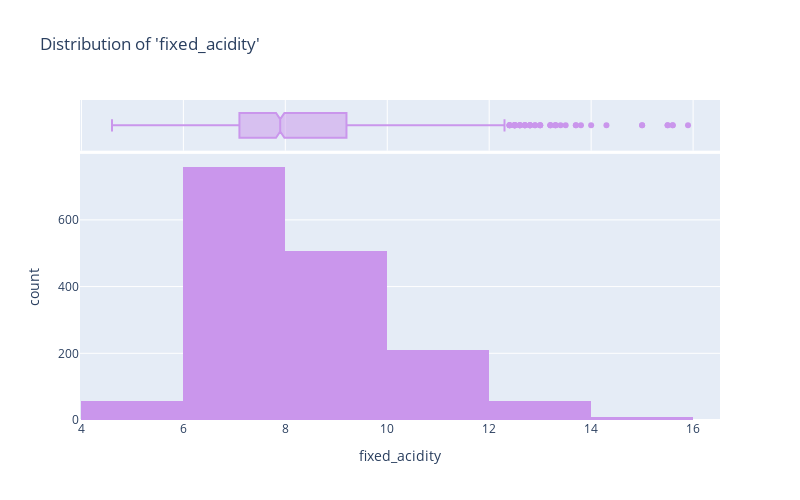
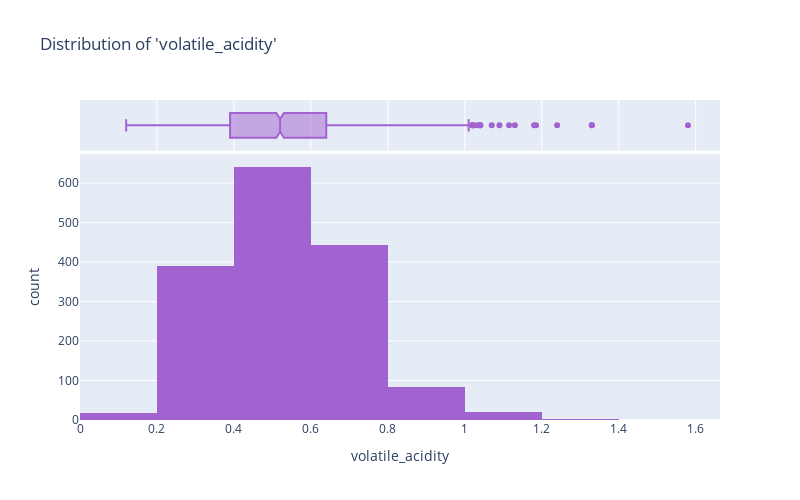
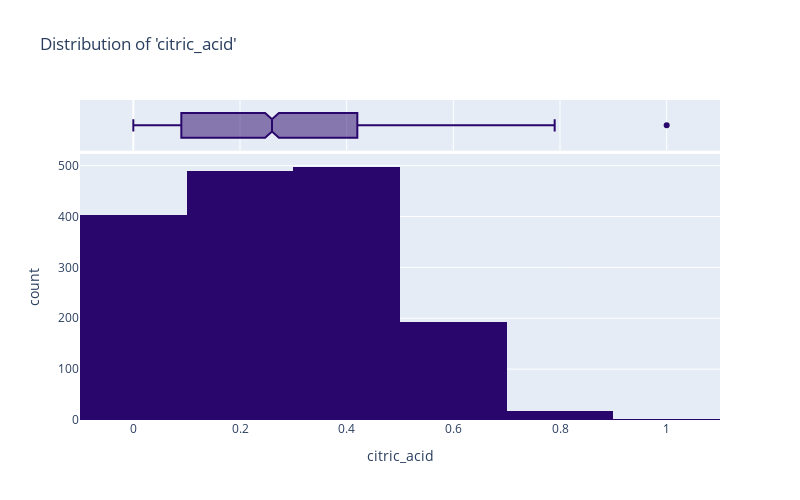

Write notebook code for charts like these, in order.
### Code cell
fig = px.histogram(ds, x="fixed_acidity", nbins=10, color_discrete_sequence=["#CA96EC"], marginal="box", title="Distribution of 'fixed_acidity'")
fig.update_layout(height=500, width=800)
fig.show()

fig = px.histogram(ds, x="volatile_acidity", nbins=10, color_discrete_sequence=["#A163CF"], marginal="box", title="Distribution of 'volatile_acidity'")
fig.update_layout(height=500, width=800)
fig.show()

fig = px.histogram(ds, x="citric_acid", nbins=10, color_discrete_sequence=["#29066B"], marginal="box", title="Distribution of 'citric_acid'")
fig.update_layout(height=500, width=800)
fig.show()

### Figure 1 — Plotly figure (JSON) as saved in the notebook; plotly's stock layout.template omitted (floating-point values rounded to 4 significant figures; data arrays with more than 128 entries replaced by an {"elided": "..."} marker saying what was removed)
{"data": [{"alignmentgroup": "True", "bingroup": "x", "hovertemplate": "fixed_acidity=%{x}<br>count=%{y}<extra></extra>", "legendgroup": "", "marker": {"color": "#CA96EC", "pattern": {"shape": ""}}, "name": "", "nbinsx": 10, "offsetgroup": "", "orientation": "v", "showlegend": false, "type": "histogram", "x": {"elided": "1599 float values"}, "xaxis": "x", "yaxis": "y"}, {"alignmentgroup": "True", "hovertemplate": "fixed_acidity=%{x}<extra></extra>", "legendgroup": "", "marker": {"color": "#CA96EC"}, "name": "", "notched": true, "offsetgroup": "", "showlegend": false, "type": "box", "x": {"elided": "1599 float values"}, "xaxis": "x2", "yaxis": "y2"}], "layout": {"barmode": "relative", "height": 500, "legend": {"tracegroupgap": 0}, "title": {"text": "Distribution of 'fixed_acidity'"}, "width": 800, "xaxis": {"anchor": "y", "domain": [0, 1], "title": {"text": "fixed_acidity"}}, "xaxis2": {"anchor": "y2", "domain": [0, 1], "matches": "x", "showgrid": true, "showticklabels": false}, "yaxis": {"anchor": "x", "domain": [0, 0.8316], "title": {"text": "count"}}, "yaxis2": {"anchor": "x2", "domain": [0.8416, 1], "matches": "y2", "showgrid": false, "showline": false, "showticklabels": false, "ticks": ""}}}

### Figure 2 — Plotly figure (JSON) as saved in the notebook; plotly's stock layout.template omitted (floating-point values rounded to 4 significant figures; data arrays with more than 128 entries replaced by an {"elided": "..."} marker saying what was removed)
{"data": [{"alignmentgroup": "True", "bingroup": "x", "hovertemplate": "volatile_acidity=%{x}<br>count=%{y}<extra></extra>", "legendgroup": "", "marker": {"color": "#A163CF", "pattern": {"shape": ""}}, "name": "", "nbinsx": 10, "offsetgroup": "", "orientation": "v", "showlegend": false, "type": "histogram", "x": {"elided": "1599 float values"}, "xaxis": "x", "yaxis": "y"}, {"alignmentgroup": "True", "hovertemplate": "volatile_acidity=%{x}<extra></extra>", "legendgroup": "", "marker": {"color": "#A163CF"}, "name": "", "notched": true, "offsetgroup": "", "showlegend": false, "type": "box", "x": {"elided": "1599 float values"}, "xaxis": "x2", "yaxis": "y2"}], "layout": {"barmode": "relative", "height": 500, "legend": {"tracegroupgap": 0}, "title": {"text": "Distribution of 'volatile_acidity'"}, "width": 800, "xaxis": {"anchor": "y", "domain": [0, 1], "title": {"text": "volatile_acidity"}}, "xaxis2": {"anchor": "y2", "domain": [0, 1], "matches": "x", "showgrid": true, "showticklabels": false}, "yaxis": {"anchor": "x", "domain": [0, 0.8316], "title": {"text": "count"}}, "yaxis2": {"anchor": "x2", "domain": [0.8416, 1], "matches": "y2", "showgrid": false, "showline": false, "showticklabels": false, "ticks": ""}}}

### Figure 3 — Plotly figure (JSON) as saved in the notebook; plotly's stock layout.template omitted (floating-point values rounded to 4 significant figures; data arrays with more than 128 entries replaced by an {"elided": "..."} marker saying what was removed)
{"data": [{"alignmentgroup": "True", "bingroup": "x", "hovertemplate": "citric_acid=%{x}<br>count=%{y}<extra></extra>", "legendgroup": "", "marker": {"color": "#29066B", "pattern": {"shape": ""}}, "name": "", "nbinsx": 10, "offsetgroup": "", "orientation": "v", "showlegend": false, "type": "histogram", "x": {"elided": "1599 float values"}, "xaxis": "x", "yaxis": "y"}, {"alignmentgroup": "True", "hovertemplate": "citric_acid=%{x}<extra></extra>", "legendgroup": "", "marker": {"color": "#29066B"}, "name": "", "notched": true, "offsetgroup": "", "showlegend": false, "type": "box", "x": {"elided": "1599 float values"}, "xaxis": "x2", "yaxis": "y2"}], "layout": {"barmode": "relative", "height": 500, "legend": {"tracegroupgap": 0}, "title": {"text": "Distribution of 'citric_acid'"}, "width": 800, "xaxis": {"anchor": "y", "domain": [0, 1], "title": {"text": "citric_acid"}}, "xaxis2": {"anchor": "y2", "domain": [0, 1], "matches": "x", "showgrid": true, "showticklabels": false}, "yaxis": {"anchor": "x", "domain": [0, 0.8316], "title": {"text": "count"}}, "yaxis2": {"anchor": "x2", "domain": [0.8416, 1], "matches": "y2", "showgrid": false, "showline": false, "showticklabels": false, "ticks": ""}}}
